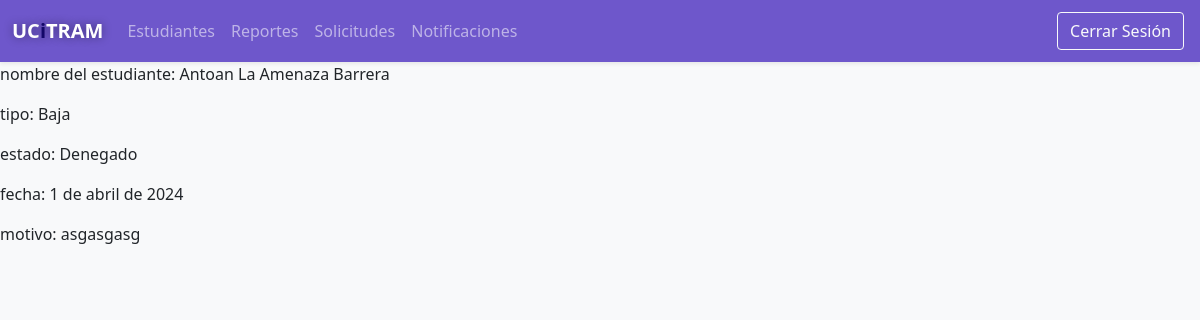
Page /secretario/solicitudes/10/ on the committed database.
### app/models.py (models this page shows)
class Solicitud(models.Model):
  tipo_opciones = [
    ('Baja', 'Baja'),
    ('Continuidad de Estudios', 'Continuidad de Estudios'),
    ('Licencia', 'Licencia'),
    ('Traslado', 'Traslado'),
    ]
  estado_opciones = [
    ('Aprobado','Aprobado'),
    ('Denegado','Denegado'),
  ]
  tipo = models.CharField(max_length = 255, null = 0, blank = 0, choices = tipo_opciones, default = 'Baja')
  motivo = models.TextField(blank = 0, null = 0)
  fecha = models.DateField(default = timezone.now)
  estado = models.CharField(max_length = 50, choices = estado_opciones, default = 'Pendiente')
  estudiante = models.ForeignKey(Estudiante, on_delete = models.CASCADE)
  class Meta:
    verbose_name = 'Solicitud'
    verbose_name_plural = 'Solicitudes'
    db_table = 'solicitudes'

class Usuario(models.Model):
  usuario = models.OneToOneField(User, on_delete = models.CASCADE, primary_key = 1)
  rol = models.CharField(max_length = 20, blank = 0, null = 0)
  class Meta:
    verbose_name = 'Usuario'
    verbose_name_plural = 'Usuarios'
    db_table = 'usuario'

class Estudiante(Usuario):
  grupo = models.CharField(max_length = 20, null = 0, blank = 0)
  anno = models.IntegerField(default = 1)
  class Meta:
    verbose_name = 'Estudiante'
    verbose_name_plural = 'Estudiantes'
    db_table = 'estudiantes'

class Usuario(models.Model):
  usuario = models.OneToOneField(User, on_delete = models.CASCADE, primary_key = 1)
  rol = models.CharField(max_length = 20, blank = 0, null = 0)
  class Meta:
    verbose_name = 'Usuario'
    verbose_name_plural = 'Usuarios'
    db_table = 'usuario'

### app/views/secretario/views.py (the view)
# urls.py: path('solicitudes/<int:pk>/', VisualizarSolicitud.as_view(), name='visualizar_solicitud'),
class VisualizarSolicitud(DetailView):
  rol = 'secretario'
  model = Solicitud
  template_name = 'secretario/solicitudes/visualizar_solicitud.html'

### templates/secretario/solicitudes/visualizar_solicitud.html
{% extends "layout/base_secretario.html" %}
{% block 'contenido' %}
  <p>nombre del estudiante:
    {{solicitud.estudiante.usuario.first_name}}
    {{solicitud.estudiante.usuario.last_name}}
  </p>
  <p>tipo: {{solicitud.tipo}}</p>
  <p>estado: {{solicitud.estado}}</p>
  <p>fecha: {{solicitud.fecha}}</p>
  <p>motivo: {{solicitud.motivo}}</p>
{% endblock %}

### static/css/secretario/secretario.css (style rules this page uses)
:root { --color-bg: rgb(110, 87, 203); --color-bg-dark: rgb(90, 73, 158); --color-bg-darker: rgb(43, 29, 97); --color-outline: rgba(110, 87, 203, 0.545); --border-color-gray: #e3e3e3; --down-transparent: #38295ef6; }

### rows in the picture
Solicitud: estudiante.usuario.first_name "Antoan", estudiante.usuario.last_name "La Amenaza Barrera", tipo "Baja", estado "Denegado", fecha "1 de abril de 2024", motivo "asgasgasg"
